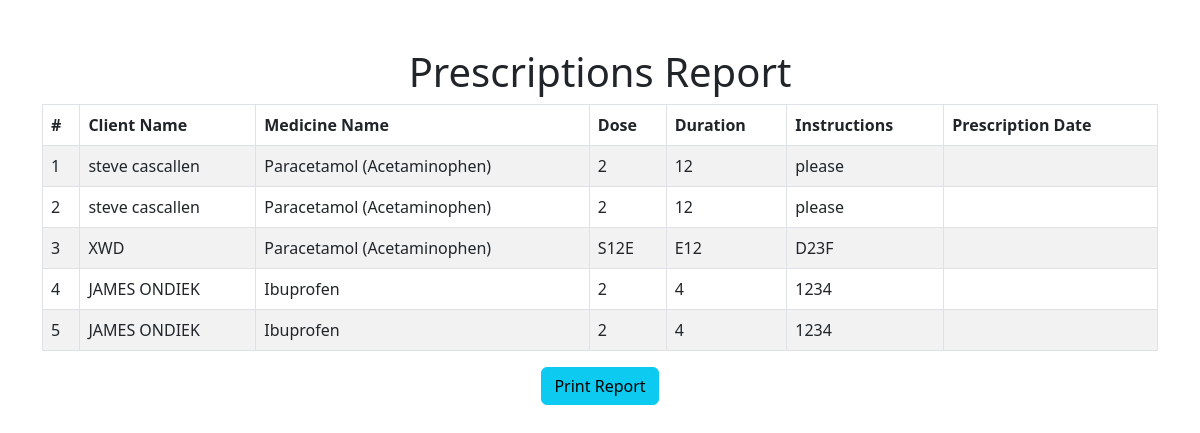
The page /prescription_report.php on the database its author committed.
### tables this page shows
CREATE TABLE `prescriptions` (
  `id` int(11) NOT NULL,
  `client_name` varchar(255) NOT NULL,
  `medicine_id` int(11) NOT NULL,
  `dose` varchar(255) NOT NULL,
  `duration` varchar(255) NOT NULL,
  `instructions` text NOT NULL,
  `age` int(11) NOT NULL,
  `disease_type` varchar(255) NOT NULL,
  `prescription_datetime` timestamp NOT NULL DEFAULT current_timestamp(),
  `prescription_date` date DEFAULT NULL
);

CREATE TABLE `medicines_drugs` (
  `id` int(11) NOT NULL,
  `medicine_name` varchar(255) NOT NULL,
  `packing` varchar(100) DEFAULT NULL,
  `generic_name` varchar(255) DEFAULT NULL,
  `batch_id` varchar(100) DEFAULT NULL,
  `expiry_date` date DEFAULT NULL,
  `supplier` varchar(255) DEFAULT NULL,
  `quantity` int(11) DEFAULT NULL,
  `mrp` decimal(10,2) DEFAULT NULL,
  `rate` decimal(10,2) DEFAULT NULL,
  `stock_rate` decimal(10,2) DEFAULT 0.00
);

### prescription_report.php (the view, shortened to what this page needs)
<?php
$host = "localhost";
$dbname = "hospital_inventory";
$username = "root";
$password = "";
try {
    $pdo = new PDO("mysql:host=$host;dbname=$dbname", $username, $password);
    $pdo->setAttribute(PDO::ATTR_ERRMODE, PDO::ERRMODE_EXCEPTION);
} catch (PDOException $e) {
    die("Database connection failed: " . $e->getMessage());
}
$query = "SELECT p.*, m.medicine_name FROM prescriptions p
          INNER JOIN medicines_drugs m ON p.medicine_id = m.id";
$stmt = $pdo->prepare($query);
$stmt->execute();
$prescriptions = $stmt->fetchAll(PDO::FETCH_ASSOC);
?>
<!DOCTYPE html>
<html lang="en">
<head>
    <link rel="stylesheet" href="https://cdnjs.cloudflare.com/ajax/libs/bootstrap/5.3.0/css/bootstrap.min.css">
</head>
<body>
<div class="container mt-5">
    <h1 class="text-center">Prescriptions Report</h1>
    <table class="table table-bordered table-striped">
        <thead>
        <tr>
            <th>#</th>
            <th>Client Name</th>
            <th>Medicine Name</th>
            <th>Dose</th>
            <th>Duration</th>
            <th>Instructions</th>
            <th>Prescription Date</th>
        </tr>
        </thead>
        <tbody>
        <?php foreach ($prescriptions as $index => $prescription): ?>
            <tr>
                <td><?= $index + 1 ?></td>
                <td><?= htmlspecialchars($prescription['client_name']) ?></td>
                <td><?= htmlspecialchars($prescription['medicine_name']) ?></td>
                <td><?= htmlspecialchars($prescription['dose']) ?></td>
                <td><?= htmlspecialchars($prescription['duration']) ?></td>
                <td><?= htmlspecialchars($prescription['instructions']) ?></td>
                <td><?= htmlspecialchars($prescription['prescription_date']) ?></td>
            </tr>
        <?php endforeach; ?>
        </tbody>
    </table>
    <div class="text-center no-print">
        <button onclick="window.print()" class="btn btn-info">Print Report</button>
    </div>
</div>
</body>
</html>

### rows shown on the page
prescriptions: client_name "steve cascallen", medicines_drugs.medicine_name "Paracetamol (Acetaminophen)", dose "2", duration "12", instructions "please"
prescriptions: client_name "steve cascallen", medicines_drugs.medicine_name "Paracetamol (Acetaminophen)", dose "2", duration "12", instructions "please"
prescriptions: client_name "XWD", medicines_drugs.medicine_name "Paracetamol (Acetaminophen)", dose "S12E", duration "E12", instructions "D23F"
prescriptions: client_name "JAMES ONDIEK", medicines_drugs.medicine_name "Ibuprofen", dose "2", duration "4", instructions "1234"
prescriptions: client_name "JAMES ONDIEK", medicines_drugs.medicine_name "Ibuprofen", dose "2", duration "4", instructions "1234"
